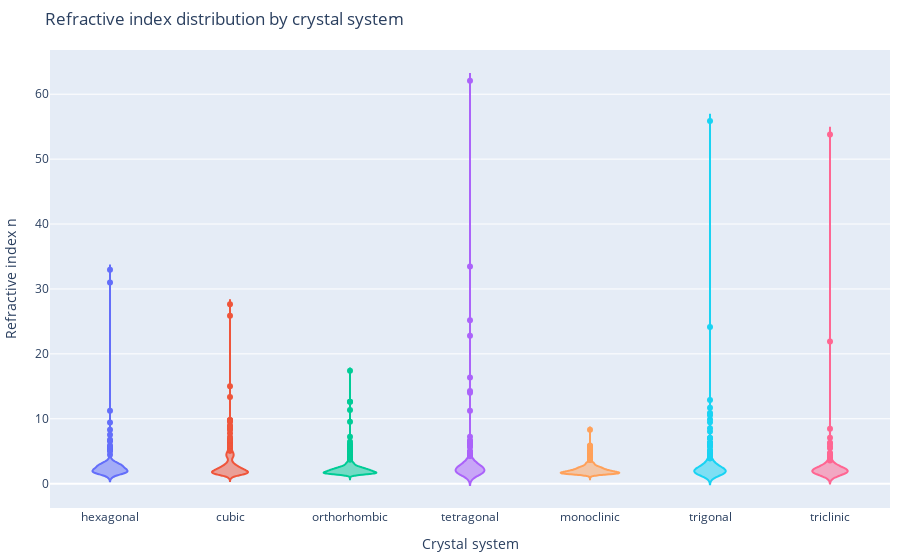

Notebook source saved alongside this figure:
### Code cell
labels = {"crys_sys": "Crystal system", "n": "Refractive index n"}

fig = px.violin(df_diel, color="crys_sys", x="crys_sys", y="n", labels=labels)
fig.update_layout(
    title="Refractive index distribution by crystal system",
    margin=dict(b=10, l=10, r=10, t=50),
    showlegend=False,
)
fig.write_image("dielectric-violin.pdf")
fig.show()

### Figure 1 — Plotly figure (JSON) as saved in the notebook; plotly's stock layout.template omitted (floating-point values rounded to 4 significant figures; data arrays with more than 128 entries replaced by an {"elided": "..."} marker saying what was removed)
{"data": [{"alignmentgroup": "True", "box": {"visible": false}, "hovertemplate": "Crystal system=%{x}<br>Refractive index n=%{y}<extra></extra>", "legendgroup": "hexagonal", "marker": {"color": "#636efa"}, "name": "hexagonal", "offsetgroup": "hexagonal", "orientation": "v", "scalegroup": "True", "showlegend": true, "type": "violin", "x": {"elided": "401 str values"}, "x0": " ", "xaxis": "x", "y": {"elided": "401 float values"}, "y0": " ", "yaxis": "y"}, {"alignmentgroup": "True", "box": {"visible": false}, "hovertemplate": "Crystal system=%{x}<br>Refractive index n=%{y}<extra></extra>", "legendgroup": "cubic", "marker": {"color": "#EF553B"}, "name": "cubic", "offsetgroup": "cubic", "orientation": "v", "scalegroup": "True", "showlegend": true, "type": "violin", "x": {"elided": "589 str values"}, "x0": " ", "xaxis": "x", "y": {"elided": "589 float values"}, "y0": " ", "yaxis": "y"}, {"alignmentgroup": "True", "box": {"visible": false}, "hovertemplate": "Crystal system=%{x}<br>Refractive index n=%{y}<extra></extra>", "legendgroup": "orthorhombic", "marker": {"color": "#00cc96"}, "name": "orthorhombic", "offsetgroup": "orthorhombic", "orientation": "v", "scalegroup": "True", "showlegend": true, "type": "violin", "x": {"elided": "1127 str values"}, "x0": " ", "xaxis": "x", "y": {"elided": "1127 float values"}, "y0": " ", "yaxis": "y"}, {"alignmentgroup": "True", "box": {"visible": false}, "hovertemplate": "Crystal system=%{x}<br>Refractive index n=%{y}<extra></extra>", "legendgroup": "tetragonal", "marker": {"color": "#ab63fa"}, "name": "tetragonal", "offsetgroup": "tetragonal", "orientation": "v", "scalegroup": "True", "showlegend": true, "type": "violin", "x": {"elided": "795 str values"}, "x0": " ", "xaxis": "x", "y": {"elided": "795 float values"}, "y0": " ", "yaxis": "y"}, {"alignmentgroup": "True", "box": {"visible": false}, "hovertemplate": "Crystal system=%{x}<br>Refractive index n=%{y}<extra></extra>", "legendgroup": "monoclinic", "marker": {"color": "#FFA15A"}, "name": "monoclinic", "offsetgroup": "monoclinic", "orientation": "v", "scalegroup": "True", "showlegend": true, "type": "violin", "x": {"elided": "764 str values"}, "x0": " ", "xaxis": "x", "y": {"elided": "764 float values"}, "y0": " ", "yaxis": "y"}, {"alignmentgroup": "True", "box": {"visible": false}, "hovertemplate": "Crystal system=%{x}<br>Refractive index n=%{y}<extra></extra>", "legendgroup": "trigonal", "marker": {"color": "#19d3f3"}, "name": "trigonal", "offsetgroup": "trigonal", "orientation": "v", "scalegroup": "True", "showlegend": true, "type": "violin", "x": {"elided": "715 str values"}, "x0": " ", "xaxis": "x", "y": {"elided": "715 float values"}, "y0": " ", "yaxis": "y"}, {"alignmentgroup": "True", "box": {"visible": false}, "hovertemplate": "Crystal system=%{x}<br>Refractive index n=%{y}<extra></extra>", "legendgroup": "triclinic", "marker": {"color": "#FF6692"}, "name": "triclinic", "offsetgroup": "triclinic", "orientation": "v", "scalegroup": "True", "showlegend": true, "type": "violin", "x": {"elided": "373 str values"}, "x0": " ", "xaxis": "x", "y": {"elided": "373 float values"}, "y0": " ", "yaxis": "y"}], "layout": {"legend": {"title": {"text": "Crystal system"}, "tracegroupgap": 0}, "margin": {"b": 10, "l": 10, "r": 10, "t": 50}, "showlegend": false, "title": {"text": "Refractive index distribution by crystal system"}, "violinmode": "overlay", "xaxis": {"anchor": "y", "categoryarray": ["hexagonal", "cubic", "orthorhombic", "tetragonal", "monoclinic", "trigonal", "triclinic"], "categoryorder": "array", "domain": [0, 1], "title": {"text": "Crystal system"}}, "yaxis": {"anchor": "x", "domain": [0, 1], "title": {"text": "Refractive index n"}}}}
